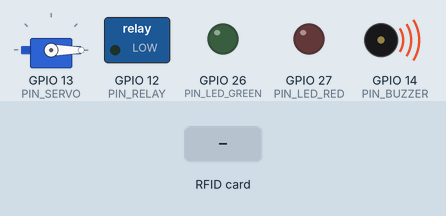
A sketch run on a simulated ESP32-S3. Parts: servo, switched loads named in the sketch (green lamp = pin HIGH), output pins drawn as LEDs (lit = HIGH), buzzer (waves = sounding, pin HIGH). Dashed ring = blinking. The test bench sets the inputs (shaded band). WiFi joins after 1.5 s; servers stay silent unless stated; uploads are accepted with an empty reply; servo pulses on a pin are drawn as a servo (544–2400 µs = 0–180°); what the sketch prints to the serial monitor is not drawn.

Above: at 2.9 s.
At 4.1 s:
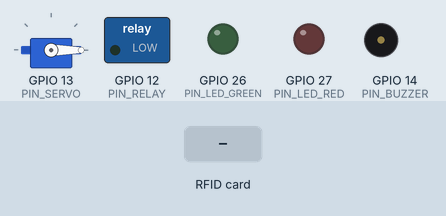
4.2 s: RFID card 5E 7A 19 C4 held to the reader
At 4.58 s:
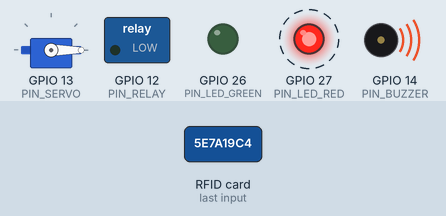
Timing chart, 0 to 7.2 s (numbered marks = the images above; inputs shaded):
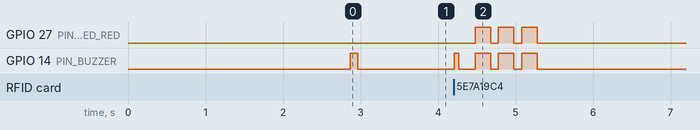

Measured:
- after the input at 4.2 s, GPIO 27 (PIN_LED_RED): alternates HIGH for 0.20 s and LOW for 0.10 s, 6 changes in all, then stays LOW, starting after 0.28 s

The sketch:

rtex_portal_esp32.ino
```cpp
/* =========================================================================
 * RTEX SMART GATE - FIRMWARE IOT ESP32 RFID / NFC (e-KTP)
 * =========================================================================
 * Sistem Akses Portal Perumahan & Registrasi e-KTP Berbasis IoT
 * Backend : RTEX (Sistem Administrasi Warga Digital)
 * Server  : https://rtex.unique-monsters.my.id
 *
 * KOMPATIBEL DENGAN:
 * 1. Arduino Nano ESP32 (ESP32-S3)
 * 2. ESP32 DevKit Standar (30 pin / 38 pin ESP-WROOM-32 / NodeMCU-32S)
 *
 * =========================================================================
 * TABEL WIRING / PENGKABELAN:
 * =========================================================================
 * Wiring RC522 ke Arduino Nano ESP32:
 *   RC522   | Pin Arduino Nano ESP32
 *   --------|-----------------------
 *   SDA(SS) | Pin D10 (atau GPIO 21)
 *   SCK     | Pin D13 (atau GPIO 48)
 *   MOSI    | Pin D11 (atau GPIO 38)
 *   MISO    | Pin D12 (atau GPIO 47)
 *   RST     | Pin D9  (atau GPIO 18)
 *   GND     | GND
 *   3.3V    | 3V3    ⚠️ (PERINGATAN: Jangan ke 5V / VBUS!)
 *
 *   Aktuator / Indikator Arduino Nano ESP32:
 *   Servo   | Pin D6
 *   Relay   | Pin D7
 *   Buzzer  | Pin D5
 *   LED Hijau | Pin D4 (Akses Diterima)
 *   LED Merah | Pin D3 (Akses Ditolak)
 *
 * -------------------------------------------------------------------------
 * Wiring RC522 ke ESP32 Standar (DevKit 30/38 pin):
 *   RC522   | Pin ESP32 DevKit
 *   --------|-----------------
 *   SDA(SS) | GPIO 5
 *   SCK     | GPIO 18
 *   MOSI    | GPIO 23
 *   MISO    | GPIO 19
 *   RST     | GPIO 22
 *   GND     | GND
 *   3.3V    | 3.3V   ⚠️ (PERINGATAN: Jangan ke 5V / VIN!)
 *
 *   Aktuator / Indikator ESP32 DevKit:
 *   Servo   | GPIO 13
 *   Relay   | GPIO 12
 *   Buzzer  | GPIO 14
 *   LED Hijau | GPIO 26 (Akses Diterima)
 *   LED Merah | GPIO 27 (Akses Ditolak)
 * ========================================================================= */

#include <WiFi.h>
#include <HTTPClient.h>
#include <WiFiClientSecure.h>
#include <SPI.h>
#include <MFRC522.h>

// -------------------------------------------------------------------------
// PILIHAN BOARD (Hapus komentar salah satu jika ingin memilih manual,
// atau biarkan deteksi otomatis saat memilih board di Arduino IDE):
// -------------------------------------------------------------------------
// #define USE_NANO_ESP32
// #define USE_DEVKIT_ESP32

#if defined(ARDUINO_NANO_ESP32) || defined(USE_NANO_ESP32)
  // Pinout Arduino Nano ESP32
  #define BOARD_NAME      "Arduino Nano ESP32"
  #define PIN_SS          D10
  #define PIN_RST         D9
  #define PIN_SERVO       D6
  #define PIN_RELAY       D7
  #define PIN_BUZZER      D5
  #define PIN_LED_GREEN   D4
  #define PIN_LED_RED     D3
#else
  // Pinout ESP32 Standar DevKit (30 / 38 pin)
  #define BOARD_NAME      "ESP32 DevKit Standar"
  #define PIN_SS          5
  #define PIN_RST         22
  #define PIN_SERVO       13
  #define PIN_RELAY       12
  #define PIN_BUZZER      14
  #define PIN_LED_GREEN   26
  #define PIN_LED_RED     27
#endif

// Library Servo: Support Arduino Nano ESP32 (Servo.h bawaan) & ESP32 DevKit (Native PWM bawaan)
// TIDAK MEMERLUKAN library tambahan ESP32Servo sama sekali!
#if defined(ARDUINO_NANO_ESP32)
  #include <Servo.h>
#else
  // Driver Servo Native ESP32 PWM (Built-in tanpa perlu install library eksternal)
  class NativeGateServo {
  private:
    int _pin = -1;
    int _channel = 0;
  public:
    void attach(int pin, int channel = 0) {
      _pin = pin;
      _channel = channel;
      #if defined(ESP_ARDUINO_VERSION) && ESP_ARDUINO_VERSION >= ESP_ARDUINO_VERSION_VAL(3, 0, 0)
        ledcAttach(_pin, 50, 16);
      #else
        ledcSetup(_channel, 50, 16);
        ledcAttachPin(_pin, _channel);
      #endif
      write(0);
    }
    void write(int angle) {
      if (_pin < 0) return;
      angle = constrain(angle, 0, 180);
      int duty = map(angle, 0, 180, 1638, 8192);
      #if defined(ESP_ARDUINO_VERSION) && ESP_ARDUINO_VERSION >= ESP_ARDUINO_VERSION_VAL(3, 0, 0)
        ledcWrite(_pin, duty);
      #else
        ledcWrite(_channel, duty);
      #endif
    }
  };
  #define Servo NativeGateServo
#endif

// =========================================================================
// KONFIGURASI WIFI & SERVER RTEX (SESUAIKAN DENGAN JARINGAN ANDA)
// =========================================================================
const char* WIFI_SSID     = ":3";       // Ganti dengan SSID WiFi Anda
const char* WIFI_PASSWORD = "Penyada9";     // Ganti dengan Password WiFi Anda

// Endpoint Backend RTEX API
const char* SERVER_URL    = "https://rtex.unique-monsters.my.id/api/iot/gate/tap";
const char* API_KEY       = "rtex-gate-key-2026";
const char* DEVICE_ID     = "PORTAL-UTAMA-RT05";

// Objek RFID & Servo
MFRC522 rfid(PIN_SS, PIN_RST);
Servo gateServo;

// Variabel Waktu Cooldown agar kartu tidak terbaca berulang seketika
unsigned long lastTapTime = 0;
const unsigned long TAP_COOLDOWN_MS = 2500;

// Sudut Gerakan Servo Palang
const int SERVO_CLOSED_ANGLE = 0;   // Posisi palang tertutup datar
const int SERVO_OPENED_ANGLE = 90;  // Posisi palang naik terbuka tegak

// Forward declarations fungsi helper
void connectToWiFi();
void sendTapToServer(String uid);
void indicateAccessGranted(String userName, String houseNo);
void indicateRegistrationSuccess(String msg);
void indicateAccessDenied(String reason);
void beep(int durationMs);
String parseJsonValue(const String& json, const String& key);
bool parseJsonBool(const String& json, const String& key);

void setup() {
  Serial.begin(115200);
  delay(1200);

  Serial.println("\n==============================================");
  Serial.println("   RTEX SMART GATE IOT CONTROLLER - ESP32     ");
  Serial.print("   Tipe Board Terdeteksi: ");
  Serial.println(BOARD_NAME);
  Serial.println("==============================================");

  // Inisialisasi Pin Output
  pinMode(PIN_BUZZER, OUTPUT);
  pinMode(PIN_LED_GREEN, OUTPUT);
  pinMode(PIN_LED_RED, OUTPUT);
  pinMode(PIN_RELAY, OUTPUT);

  digitalWrite(PIN_BUZZER, LOW);
  digitalWrite(PIN_LED_GREEN, LOW);
  digitalWrite(PIN_LED_RED, LOW);
  digitalWrite(PIN_RELAY, LOW); // Relay Standby OFF

  // Inisialisasi Servo Palang Pintu
  gateServo.attach(PIN_SERVO);
  gateServo.write(SERVO_CLOSED_ANGLE);

  // Inisialisasi SPI & RFID RC522
  SPI.begin();
  rfid.PCD_Init();
  delay(100);

  Serial.print("Sensor RFID-RC522 pada Pin SS=");
  Serial.print(PIN_SS);
  Serial.print(", RST=");
  Serial.println(PIN_RST);
  rfid.PCD_DumpVersionToSerial();

  // Koneksi ke WiFi
  connectToWiFi();

  // Beep 1x tanda sistem siap
  beep(100);
  Serial.println("✓ Sistem Smart Gate Siap! Silakan tempelkan e-KTP.");
}

void loop() {
  // Cek dan pulihkan koneksi WiFi otomatis jika terputus
  if (WiFi.status() != WL_CONNECTED) {
    connectToWiFi();
  }

  // Cek apakah ada kartu e-KTP / NFC di dekat sensor
  if (!rfid.PICC_IsNewCardPresent()) {
    return;
  }

  // Baca serial UID kartu
  if (!rfid.PICC_ReadCardSerial()) {
    return;
  }

  // Filter cooldown agar 1 kali tap tidak terhitung ganda
  if (millis() - lastTapTime < TAP_COOLDOWN_MS) {
    rfid.PICC_HaltA();
    rfid.PCD_StopCrypto1();
    return;
  }
  lastTapTime = millis();

  // Konversi UID byte array menjadi format Hexadesimal (Contoh: "4A:2F:89:1B")
  String uidString = "";
  for (byte i = 0; i < rfid.uid.size; i++) {
    if (i > 0) uidString += ":";
    if (rfid.uid.uidByte[i] < 0x10) {
      uidString += "0";
    }
    uidString += String(rfid.uid.uidByte[i], HEX);
  }
  uidString.toUpperCase();

  Serial.println("\n----------------------------------------------");
  Serial.print("💳 Kartu e-KTP Terdeteksi! UID: ");
  Serial.println(uidString);

  // Beep pendek saat kartu pertama kali disentuh
  beep(60);

  // Kirim data UID ke Server RTEX
  sendTapToServer(uidString);

  // Hentikan komunikasi dengan kartu saat ini
  rfid.PICC_HaltA();
  rfid.PCD_StopCrypto1();
}

// -------------------------------------------------------------------------
// FUNGSI MENGHUBUNGKAN KE WIFI
// -------------------------------------------------------------------------
void connectToWiFi() {
  if (WiFi.status() == WL_CONNECTED) return;

  Serial.print("Menghubungkan ke WiFi [");
  Serial.print(WIFI_SSID);
  Serial.print("]");

  WiFi.mode(WIFI_STA);
  WiFi.begin(WIFI_SSID, WIFI_PASSWORD);

  int attempts = 0;
  while (WiFi.status() != WL_CONNECTED && attempts < 25) {
    delay(500);
    Serial.print(".");
    attempts++;
  }

  if (WiFi.status() == WL_CONNECTED) {
    Serial.println("\n✓ WiFi Berhasil Terhubung!");
    Serial.print("IP Address ESP32: ");
    Serial.println(WiFi.localIP());
  } else {
    Serial.println("\n⚠️ Gagal terhubung ke WiFi. Periksa SSID & Password.");
  }
}

// -------------------------------------------------------------------------
// FUNGSI MENGIRIM DATA TAP KE SERVER RTEX
// -------------------------------------------------------------------------
void sendTapToServer(String uid) {
  if (WiFi.status() != WL_CONNECTED) {
    Serial.println("Error: Tidak ada koneksi internet!");
    indicateAccessDenied("Tidak Ada Koneksi Internet");
    return;
  }

  WiFiClientSecure client;
  client.setInsecure(); // Mengabaikan verifikasi sertifikat SSL untuk kemudahan ESP32

  HTTPClient http;
  http.begin(client, SERVER_URL);
  http.addHeader("Content-Type", "application/json");
  http.addHeader("X-API-KEY", API_KEY);

  // Buat Payload JSON sederhana tanpa dependensi library eksternal
  String jsonPayload = "{\"uid\":\"" + uid + "\",\"device_id\":\"" + String(DEVICE_ID) + "\",\"mode\":\"auto\"}";

  Serial.print("Mengirim ke server: ");
  Serial.println(jsonPayload);

  int httpCode = http.POST(jsonPayload);

  if (httpCode > 0) {
    String responseString = http.getString();
    Serial.print("HTTP Response: ");
    Serial.println(httpCode);
    Serial.println(responseString);

    bool success  = parseJsonBool(responseString, "success");
    bool openGate = parseJsonBool(responseString, "open_gate");
    String mode   = parseJsonValue(responseString, "mode");
    String msg    = parseJsonValue(responseString, "message");

    // 1. MODE REGISTRASI (User sedang klik 'Mulai Scan KTP' di Web)
    if (mode == "registration" && success) {
      Serial.println("\n==============================================");
      Serial.println("🎉 MODE REGISTRASI: e-KTP BERHASIL DIDAFTARKAN!");
      Serial.println("==============================================");
      indicateRegistrationSuccess(msg);
    }
    // 2. MODE AKSES GERBANG: AKSES DITERIMA (BUKA PALANG PORTAL)
    else if (openGate || (success && mode == "gate_access")) {
      String userName = parseJsonValue(responseString, "user_name");
      String houseNo  = parseJsonValue(responseString, "house_number");
      if (userName == "") userName = "Warga RT";

      Serial.println("\n==============================================");
      Serial.print("🟢 AKSES DITERIMA! Selamat Datang, ");
      Serial.print(userName);
      Serial.print(" (Rumah: ");
      Serial.print(houseNo);
      Serial.println(")");
      Serial.println("==============================================");

      indicateAccessGranted(userName, houseNo);
    }
    // 3. AKSES DITOLAK (KTP BELUM TERDAFTAR / DINONAKTIFKAN)
    else {
      Serial.println("\n==============================================");
      Serial.print("🔴 AKSES DITOLAK! Alasan: ");
      Serial.println(msg != "" ? msg : "KTP Tidak Terdaftar");
      Serial.println("==============================================");

      indicateAccessDenied(msg != "" ? msg : "Akses Ditolak");
    }
  } else {
    Serial.print("⚠️ Gagal menghubungi server: ");
    Serial.println(http.errorToString(httpCode));
    indicateAccessDenied("Koneksi Server Gagal");
  }

  http.end();
}

// -------------------------------------------------------------------------
// RESPON AKSI: AKSES DITERIMA (BUKA PORTAL)
// -------------------------------------------------------------------------
void indicateAccessGranted(String userName, String houseNo) {
  digitalWrite(PIN_LED_GREEN, HIGH);
  digitalWrite(PIN_LED_RED, LOW);

  // Beep gembira 2x
  beep(80);
  delay(80);
  beep(120);

  // Buka Palang Portal (Servo bergerak ke 90 derajat & Relay ON)
  Serial.println("[PORTAL] Membuka palang portal (90 derajat)...");
  gateServo.write(SERVO_OPENED_ANGLE);
  digitalWrite(PIN_RELAY, HIGH);

  // Tunggu selama 5 detik agar kendaraan/warga lewat
  delay(5000);

  // Tutup kembali palang portal
  Serial.println("[PORTAL] Menutup kembali palang portal...");
  gateServo.write(SERVO_CLOSED_ANGLE);
  digitalWrite(PIN_RELAY, LOW);

  digitalWrite(PIN_LED_GREEN, LOW);
}

// -------------------------------------------------------------------------
// RESPON AKSI: REGISTRASI e-KTP BERHASIL
// -------------------------------------------------------------------------
void indicateRegistrationSuccess(String msg) {
  digitalWrite(PIN_LED_RED, LOW);

  // Kedipkan LED Hijau 3x dan Beep nada registrasi sukses
  for (int i = 0; i < 3; i++) {
    digitalWrite(PIN_LED_GREEN, HIGH);
    digitalWrite(PIN_BUZZER, HIGH);
    delay(100);
    digitalWrite(PIN_LED_GREEN, LOW);
    digitalWrite(PIN_BUZZER, LOW);
    delay(100);
  }
}

// -------------------------------------------------------------------------
// RESPON AKSI: AKSES DITOLAK (PORTAL TERKUNCI)
// -------------------------------------------------------------------------
void indicateAccessDenied(String reason) {
  digitalWrite(PIN_LED_GREEN, LOW);

  // 3x Beep panjang peringatan & LED Merah berkedip
  for (int i = 0; i < 3; i++) {
    digitalWrite(PIN_LED_RED, HIGH);
    digitalWrite(PIN_BUZZER, HIGH);
    delay(200);
    digitalWrite(PIN_LED_RED, LOW);
    digitalWrite(PIN_BUZZER, LOW);
    delay(100);
  }
}

// -------------------------------------------------------------------------
// HELPER: BUZZER BEEP
// -------------------------------------------------------------------------
void beep(int durationMs) {
  digitalWrite(PIN_BUZZER, HIGH);
  delay(durationMs);
  digitalWrite(PIN_BUZZER, LOW);
}

// -------------------------------------------------------------------------
// LIGHTWEIGHT JSON PARSER (Tidak memerlukan library tambahan eksternal)
// -------------------------------------------------------------------------
String parseJsonValue(const String& json, const String& key) {
  String target = "\"" + key + "\":\"";
  int startIdx = json.indexOf(target);
  if (startIdx == -1) {
    target = "\"" + key + "\": \"";
    startIdx = json.indexOf(target);
  }
  if (startIdx == -1) return "";

  startIdx += target.length();
  int endIdx = json.indexOf("\"", startIdx);
  if (endIdx == -1) return "";

  return json.substring(startIdx, endIdx);
}

bool parseJsonBool(const String& json, const String& key) {
  String target = "\"" + key + "\":";
  int startIdx = json.indexOf(target);
  if (startIdx == -1) {
    target = "\"" + key + "\": ";
    startIdx = json.indexOf(target);
  }
  if (startIdx == -1) return false;

  int valStart = startIdx + target.length();
  while (valStart < json.length() && (json[valStart] == ' ' || json[valStart] == '\t')) {
    valStart++;
  }

  if (json.substring(valStart).startsWith("true")) {
    return true;
  }
  return false;
}
```
